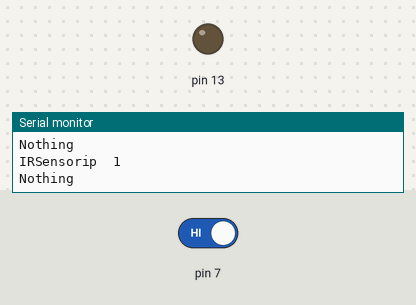
This sketch was run on a simulated Arduino Uno, built with avr-gcc and run on an emulated ATmega328P. Parts: output pins drawn as LEDs (lit = HIGH), the last lines printed to the serial monitor. The test bench sets the inputs (shaded band); at power-on: pin 7 HIGH.

Above: at 1.8 s.
1.9 s: pin 7 driven LOW
At 3.0 s:
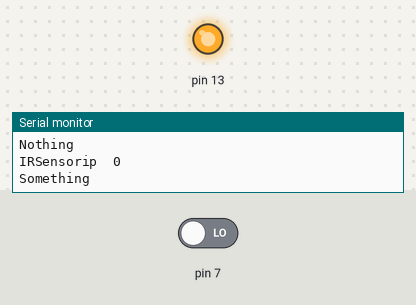
3.5 s: pin 7 driven HIGH
At 4.5 s:
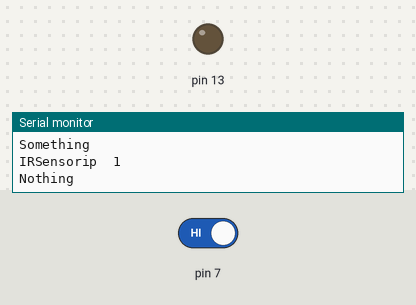
Timing chart, 0 to 6.5 s (numbered marks = the images above; inputs shaded):
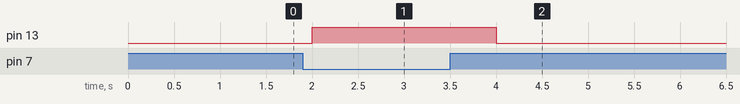

The sketch:

Prox_sensor.ino
```cpp
void setup() {
  pinMode(7,INPUT);
  Serial.begin(9600);
  pinMode(13,OUTPUT);
}

void loop() {

Serial.print("IRSensorip  ");
Serial.println(digitalRead(7));

if(digitalRead(7)==0)
{
  Serial.println("Something");
  digitalWrite(13,HIGH);
}
else{
  Serial.println("Nothing");
  digitalWrite(13,LOW);
  }
delay(1000);
}
```

Measured:
- after the input at 1.9 s, pin 13: LOW → HIGH after 0.10 s
- after the input at 3.5 s, pin 13: HIGH → LOW after 0.50 s
